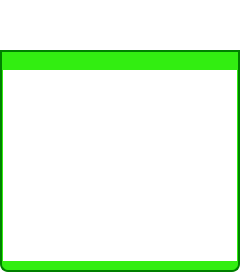
<?xml version="1.0" encoding="UTF-8"?>
<ui version="4.0">
 <class>FileSearchDialog</class>
 <widget class="QDialog" name="FileSearchDialog">
  <property name="windowModality">
   <enum>Qt::ApplicationModal</enum>
  </property>
  <property name="geometry">
   <rect>
    <x>0</x>
    <y>0</y>
    <width>240</width>
    <height>272</height>
   </rect>
  </property>
  <property name="windowTitle">
   <string>Menu</string>
  </property>
  <property name="windowOpacity">
   <double>1.000000000000000</double>
  </property>
  <property name="toolTip">
   <string/>
  </property>
  <property name="styleSheet">
   <string notr="true">QDialog#FileSearchDialog
{   
color: transparent;
background-color: transparent;
border: 1px solid transparent;
border-radius: 8px; 
}

#TitleGroupBox
{   
color: black;
background-color: rgb(50,238,17);
border: 2px solid green;
border-top-left-radius: 8px; 
border-top-right-radius: 8px;
}

#TitleLabel
{   
color: black;
}

#FileItemsBox
{   
background-color: rgb(50,238,17);
border: 2px solid green;
border-top-color: green; 
border-bottom-left-radius: 8px; 
border-bottom-right-radius: 8px;
}

#FileItemList
{   
background-color: white;
border: 1px solid transparent;
}</string>
  </property>
  <layout class="QVBoxLayout" name="verticalLayout">
   <property name="spacing">
    <number>0</number>
   </property>
   <property name="margin">
    <number>0</number>
   </property>
   <item>
    <widget class="TitleBarWidget" name="m_TitleBarWidget" native="true">
     <property name="sizePolicy">
      <sizepolicy hsizetype="Preferred" vsizetype="Preferred">
       <horstretch>0</horstretch>
       <verstretch>0</verstretch>
      </sizepolicy>
     </property>
     <property name="minimumSize">
      <size>
       <width>0</width>
       <height>50</height>
      </size>
     </property>
     <property name="maximumSize">
      <size>
       <width>16777215</width>
       <height>103</height>
      </size>
     </property>
    </widget>
   </item>
   <item>
    <widget class="QGroupBox" name="FileItemsBox">
     <property name="minimumSize">
      <size>
       <width>0</width>
       <height>0</height>
      </size>
     </property>
     <property name="title">
      <string/>
     </property>
     <layout class="QGridLayout" name="gridLayout">
      <property name="leftMargin">
       <number>0</number>
      </property>
      <property name="topMargin">
       <number>0</number>
      </property>
      <property name="rightMargin">
       <number>0</number>
      </property>
      <property name="bottomMargin">
       <number>8</number>
      </property>
      <property name="spacing">
       <number>0</number>
      </property>
      <item row="1" column="0">
       <widget class="QListWidget" name="FileItemList">
        <property name="frameShape">
         <enum>QFrame::NoFrame</enum>
        </property>
        <property name="frameShadow">
         <enum>QFrame::Plain</enum>
        </property>
        <property name="lineWidth">
         <number>0</number>
        </property>
        <property name="iconSize">
         <size>
          <width>32</width>
          <height>32</height>
         </size>
        </property>
        <property name="verticalScrollMode">
         <enum>QAbstractItemView::ScrollPerPixel</enum>
        </property>
        <property name="resizeMode">
         <enum>QListView::Adjust</enum>
        </property>
        <property name="uniformItemSizes">
         <bool>true</bool>
        </property>
       </widget>
      </item>
      <item row="0" column="0">
       <widget class="QLabel" name="m_StatusLabel">
        <property name="text">
         <string notr="true"/>
        </property>
       </widget>
      </item>
     </layout>
    </widget>
   </item>
  </layout>
 </widget>
 <customwidgets>
  <customwidget>
   <class>TitleBarWidget</class>
   <extends>QWidget</extends>
   <header>TitleBarWidget.h</header>
   <container>1</container>
  </customwidget>
 </customwidgets>
 <resources/>
 <connections/>
</ui>
